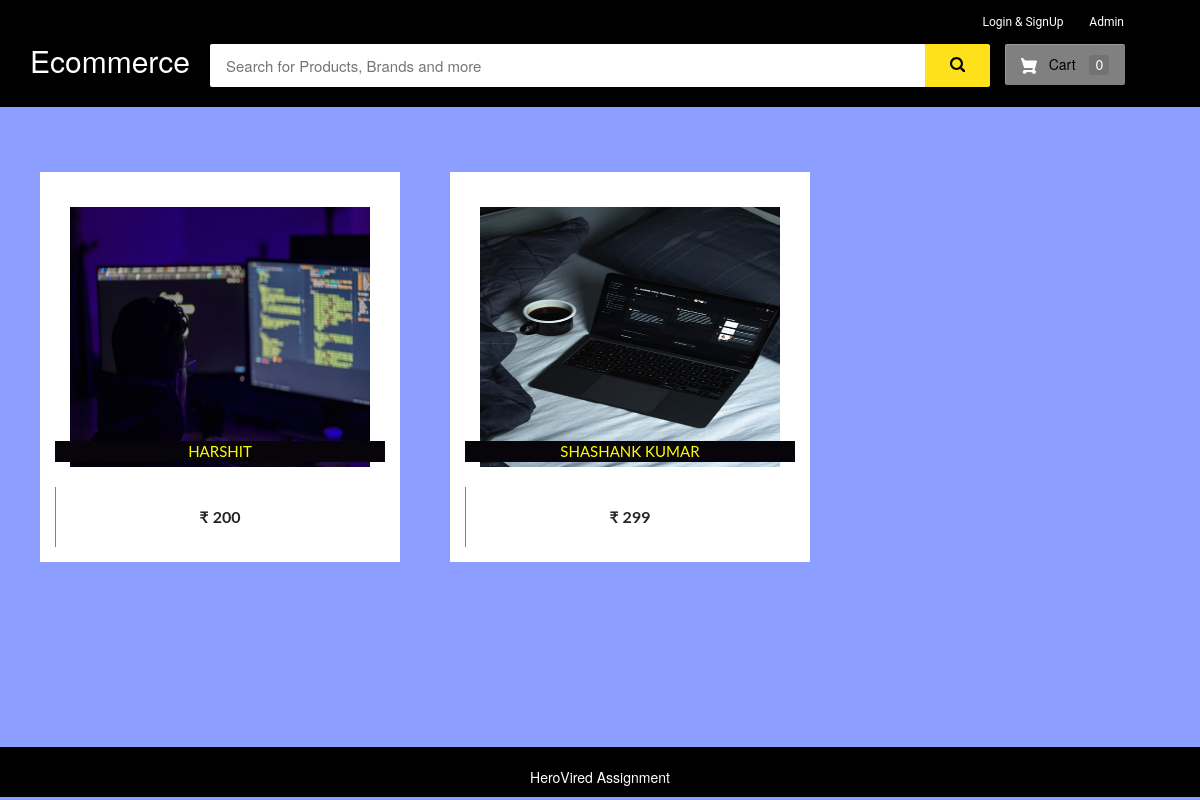
The page / on the database its author committed.
### ecom/models.py (models this page shows, shortened)
class Product(models.Model):
    name=models.CharField(max_length=40)
    product_image= models.ImageField(upload_to='product_image/',null=True,blank=True)
    price = models.PositiveIntegerField()
    description=models.CharField(max_length=40)

### ecom/views.py (the view)
# urls.py: path('',views.home_view,name=''),
def home_view(request):
    products=models.Product.objects.all()
    if 'product_ids' in request.COOKIES:
        product_ids = request.COOKIES['product_ids']
        counter=product_ids.split('|')
        product_count_in_cart=len(set(counter))
    else:
        product_count_in_cart=0
    if request.user.is_authenticated:
        return HttpResponseRedirect('afterlogin')
    return render(request,'ecom/index.html',{'products':products,'product_count_in_cart':product_count_in_cart})

### templates/ecom/index.html (shortened to what this page needs)
{% extends 'ecom/homebase.html' %}
{% load static %}
{% block content %}
{%if products%}
<br>
  <div class="row">
      {% for p in products %}
      <div class="column">
      <div class="container page-wrapper" style="width: 450px;">
        <div class="page-inner">
          <div class="row">
            <div class="el-wrapper">
              <div class="box-up">
                <img class="img" src="{% static p.product_image.url %}" alt="product pic" height="300px" width="300px">
                <div class="img-info">
                  <div class="info-inner">
                    <span style="background-color:#08050a; color:yellow;"class="p-company">{{p.name}}</span>
                  </div>
                </div>
              </div>
              <div class="box-down">
                <a class="cart" href="{% url 'add-to-cart' p.id  %}">
                  <span class="price">₹ {{p.price}}</span>
                  <span class="add-to-cart">
                    <span class="txt">Add in cart</span>
                  </span>
                </a>
              </div>
            </div>
          </div>
        </div>
      </div>
      </div>
  {% endfor %}
</div>
{%else%}
<h3 style="text-align:center; color:yellow;">No Search Found</h3>
{%endif%}
<br><br><br>
<br><br><br><br><br><br><br><br><br><br><br><br>
{% endblock content %}

### templates/ecom/navbar.html (style rules this page uses)
body { background-color: #ebe0e0 }

### templates/ecom/index.html (style rules this page uses)
body, html { height: 100%; }
body { background-color:#8c9eff; }
.page-wrapper { height: 100%; display: table; }
.page-wrapper .page-inner { display: table-cell; vertical-align: middle; }
.el-wrapper { width: 360px; padding: 15px; margin: 15px auto; background-color: #fff; }
.el-wrapper .box-down { width: 100%; height: 60px; position: relative; overflow: hidden; }
.el-wrapper .box-up { width: 100%; height: 300px; position: relative; overflow: hidden; text-align: center; }
.el-wrapper .img { padding: 20px 0; -webkit-transition: all 800ms cubic-bezier(0, 0, 0.18, 1); -moz-transition: all 800ms cubic-bezier(0, 0, 0.18, 1); -o-transition: all 800ms cubic-bezier(0, 0, 0.18, 1); transition: all 800ms cubic-bezier(0, 0, 0.18, 1); -webkit-transition-timing-function: cubic-bezier(0, 0, 0.18, 1); -moz-transition-timing-function: cubic-bezier(0, 0, 0.18, 1); -o-transition-timing-function: cubic-bezier(0, 0, 0.18, 1); transition-timing-function: cubic-bezier(0, 0, 0.18, 1); }
.info-inner { -webkit-transition: all 400ms cubic-bezier(0, 0, 0.18, 1); -moz-transition: all 400ms cubic-bezier(0, 0, 0.18, 1); -o-transition: all 400ms cubic-bezier(0, 0, 0.18, 1); transition: all 400ms cubic-bezier(0, 0, 0.18, 1); -webkit-transition-timing-function: cubic-bezier(0, 0, 0.18, 1); -moz-transition-timing-function: cubic-bezier(0, 0, 0.18, 1); -o-transition-timing-function: cubic-bezier(0, 0, 0.18, 1); transition-timing-function: cubic-bezier(0, 0, 0.18, 1); position: absolute; width: 100%; bottom: 25px; }
.info-inner .p-name, .info-inner .p-company { display: block; }
.info-inner .p-company { font-family: 'Lato', sans-serif; font-size: 15px; text-transform: uppercase; color: #FFE11B; }
.cart { display: block; position: absolute; width: 100%; height: 100%; top: 0; left: 0; font-family: 'Lato', sans-serif; font-weight: 700; }
.cart .price { -webkit-transition: all 600ms cubic-bezier(0, 0, 0.18, 1); -moz-transition: all 600ms cubic-bezier(0, 0, 0.18, 1); -o-transition: all 600ms cubic-bezier(0, 0, 0.18, 1); transition: all 600ms cubic-bezier(0, 0, 0.18, 1); -webkit-transition-timing-function: cubic-bezier(0, 0, 0.18, 1); -moz-transition-timing-function: cubic-bezier(0, 0, 0.18, 1); -o-transition-timing-function: cubic-bezier(0, 0, 0.18, 1); transition-timing-function: cubic-bezier(0, 0, 0.18, 1); -webkit-transition-delay: 100ms; -o-transition-delay: 100ms; transition-delay: 100ms; display: block; position: absolute; top: 50%; left: 50%; -webkit-transform: translate(-50%, -50%); -ms-transform: translate(-50%, -50%); -o-transform: translate(-50%, -50%); transform: translate(-50%, -50%); font-size: 16px; color: #252525; }
.cart .add-to-cart { -webkit-transition: all 600ms cubic-bezier(0, 0, 0.18, 1); -moz-transition: all 600ms cubic-bezier(0, 0, 0.18, 1); -o-transition: all 600ms cubic-bezier(0, 0, 0.18, 1); transition: all 600ms cubic-bezier(0, 0, 0.18, 1); -webkit-transition-timing-function: cubic-bezier(0, 0, 0.18, 1); -moz-transition-timing-function: cubic-bezier(0, 0, 0.18, 1); -o-transition-timing-function: cubic-bezier(0, 0, 0.18, 1); transition-timing-function: cubic-bezier(0, 0, 0.18, 1); -webkit-transition-delay: 100ms; -o-transition-delay: 100ms; transition-delay: 100ms; display: block; position: absolute; top: 50%; left: 110%; -webkit-transform: translate(-50%, -50%); -ms-transform: translate(-50%, -50%); -o-transform: translate(-50%, -50%); transform: translate(-50%, -50%); }
.cart .add-to-cart .txt { font-size: 12px; color: #fff; letter-spacing: 0.045em; text-transform: uppercase; white-space: nowrap; }
* { box-sizing: border-box; }
.column { float: left; width: 33.33%; padding: 10px; height: 300px; }
.row:after { content: ""; display: table; clear: both; }

### rows shown on the page
Product: product_image (picture), name "HARSHIT", price "200"
Product: product_image (picture), name "SHASHANK KUMAR", price "299"

### other values the page prints
{{ product_count_in_cart }} "0"
